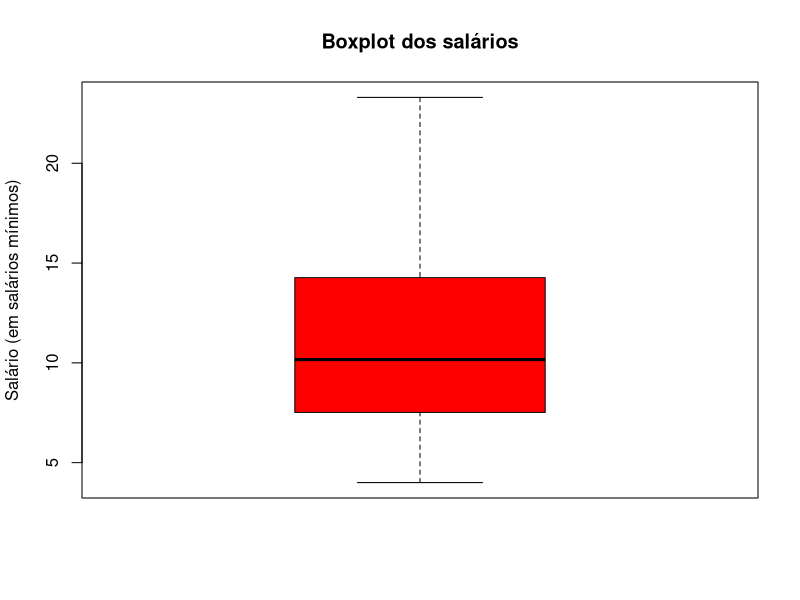
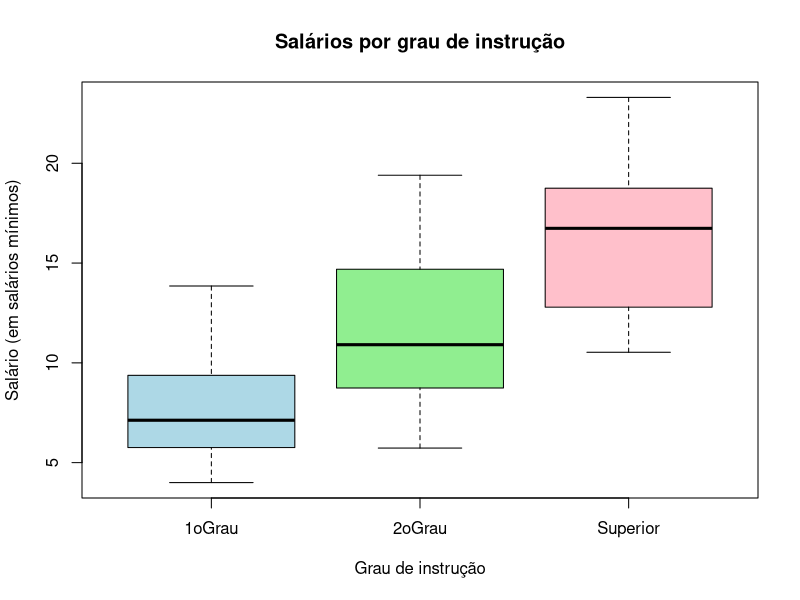

Source code (R) for these figures, in order:
## ---- chunk 1
# Dados do arquivo dados-bussab.txt, incluídos aqui para deixar o relatório em um só arquivo.
dados_txt <- c(
  "1 solteiro 1oGrau 0 4.00 26 3 interior",
  "2 casado 1oGrau 1 4.56 32 10 capital",
  "3 casado 1oGrau 2 5.25 36 5 capital",
  "4 solteiro 2oGrau 0 5.73 20 10 outro",
  "5 solteiro 1oGrau 0 6.26 40 7 outro",
  "6 casado 1oGrau 0 6.66 28 0 interior",
  "7 solteiro 1oGrau 0 6.86 41 0 interior",
  "8 solteiro 1oGrau 0 7.39 43 4 capital",
  "9 casado 2oGrau 1 7.59 34 10 capital",
  "10 solteiro 2oGrau 0 7.44 23 6 outro",
  "11 casado 2oGrau 2 8.12 33 6 interior",
  "12 solteiro 1oGrau 0 8.46 27 11 capital",
  "13 solteiro 2oGrau 0 8.74 37 5 outro",
  "14 casado 1oGrau 3 8.95 44 2 outro",
  "15 casado 2oGrau 0 9.13 30 5 interior",
  "16 solteiro 2oGrau 0 9.35 38 8 outro",
  "17 casado 2oGrau 1 9.77 31 7 capital",
  "18 casado 1oGrau 2 9.80 39 7 outro",
  "19 solteiro Superior 0 10.53 25 8 interior",
  "20 solteiro 2oGrau 0 10.76 37 4 interior",
  "21 casado 2oGrau 1 11.06 30 9 outro",
  "22 solteiro 2oGrau 0 11.59 34 2 capital",
  "23 solteiro 1oGrau 0 12.00 41 0 outro",
  "24 casado Superior 0 12.79 26 1 outro",
  "25 casado 2oGrau 2 13.23 32 5 interior",
  "26 casado 2oGrau 2 13.60 35 0 outro",
  "27 solteiro 1oGrau 0 13.85 46 7 outro",
  "28 casado 2oGrau 0 14.69 29 8 interior",
  "29 casado 2oGrau 5 14.71 40 6 interior",
  "30 casado 2oGrau 2 15.99 35 10 capital",
  "31 solteiro Superior 0 16.22 31 5 outro",
  "32 casado 2oGrau 1 16.61 36 4 interior",
  "33 casado Superior 3 17.26 43 7 capital",
  "34 solteiro Superior 0 18.75 33 7 capital",
  "35 casado 2oGrau 2 19.40 48 11 capital",
  "36 casado Superior 3 23.30 42 2 interior"
)
dados <- read.table(text = paste(dados_txt, collapse = "\n"), header = FALSE)
names(dados) <- c("funcionario", "estado_civil", "grau_instrucao", "filhos",
                  "salario", "idade_anos", "idade_meses", "regiao")
dados$grau_instrucao <- as.factor(dados$grau_instrucao)
## ---- chunk 2
# Comando para importação direta do arquivo:
# dados <- read.table("dados-bussab.txt", header = FALSE)

# Leitura a partir do objeto dados_txt já carregado no relatório
dados <- read.table(text = paste(dados_txt, collapse = "\n"), header = FALSE)

# Seis primeiras observações
head(dados, 6)
## ---- chunk 3
# Número de observações (linhas)
nrow(dados)

# Número de variáveis (colunas)
ncol(dados)
## ---- chunk 4
# Atribuição de nomes às variáveis
names(dados) <- c("funcionario", "estado_civil", "grau_instrucao", "filhos",
                  "salario", "idade_anos", "idade_meses", "regiao")
names(dados)
## ---- chunk 5
# Estrutura inicial do banco
str(dados)
## ---- chunk 6
# Conversões de tipo
dados$funcionario <- as.character(dados$funcionario)
dados$estado_civil <- factor(dados$estado_civil)
dados$grau_instrucao <- factor(dados$grau_instrucao,
                               levels = c("1oGrau", "2oGrau", "Superior"),
                               ordered = TRUE)
dados$regiao <- factor(dados$regiao)

# Estrutura após as conversões
str(dados)
## ---- chunk 7
# Criação da idade em anos com parte fracionária
dados$idade <- dados$idade_anos + dados$idade_meses / 12

# Seis primeiras observações das colunas de idade
head(dados[, c("idade_anos", "idade_meses", "idade")], 6)
## ---- chunk 8
# Estado civil
freq_abs_ec <- table(dados$estado_civil)
freq_rel_ec <- prop.table(freq_abs_ec)
tabela_ec <- data.frame(
  Estado_civil = names(freq_abs_ec),
  Freq_absoluta = as.vector(freq_abs_ec),
  Freq_relativa = round(as.vector(freq_rel_ec), 4)
)
tabela_ec

# Grau de instrução
freq_abs_gi <- table(dados$grau_instrucao)
freq_rel_gi <- prop.table(freq_abs_gi)
tabela_gi <- data.frame(
  Grau_instrucao = names(freq_abs_gi),
  Freq_absoluta = as.vector(freq_abs_gi),
  Freq_relativa = round(as.vector(freq_rel_gi), 4)
)
tabela_gi

# Região de procedência
freq_abs_reg <- table(dados$regiao)
freq_rel_reg <- prop.table(freq_abs_reg)
tabela_reg <- data.frame(
  Regiao = names(freq_abs_reg),
  Freq_absoluta = as.vector(freq_abs_reg),
  Freq_relativa = round(as.vector(freq_rel_reg), 4)
)
tabela_reg
## ---- chunk 9
# Estado civil (%)
tabela_ec_pct <- data.frame(
  Estado_civil = names(freq_abs_ec),
  Porcentagem = round(as.vector(freq_rel_ec) * 100, 2)
)
tabela_ec_pct

# Grau de instrução (%)
tabela_gi_pct <- data.frame(
  Grau_instrucao = names(freq_abs_gi),
  Porcentagem = round(as.vector(freq_rel_gi) * 100, 2)
)
tabela_gi_pct

# Região de procedência (%)
tabela_reg_pct <- data.frame(
  Regiao = names(freq_abs_reg),
  Porcentagem = round(as.vector(freq_rel_reg) * 100, 2)
)
tabela_reg_pct
## ---- chunk 10
# Moda de Estado civil
names(which.max(freq_abs_ec))

# Moda de Grau de instrução
names(which.max(freq_abs_gi))

# Moda de Região de procedência
names(which.max(freq_abs_reg))
## ---- chunk 11
freq_abs_filhos <- table(dados$filhos)
freq_rel_filhos <- prop.table(freq_abs_filhos)

tabela_filhos <- data.frame(
  Filhos = as.numeric(names(freq_abs_filhos)),
  Freq_abs = as.vector(freq_abs_filhos),
  Freq_rel = round(as.vector(freq_rel_filhos), 4),
  Porcentagem = round(as.vector(freq_rel_filhos) * 100, 2),
  Freq_ac_abs = as.vector(cumsum(freq_abs_filhos)),
  Freq_ac_rel = round(as.vector(cumsum(freq_rel_filhos)), 4),
  Freq_ac_pct = round(as.vector(cumsum(freq_rel_filhos)) * 100, 2)
)
tabela_filhos
## ---- chunk 12
# Amplitude
amplitude <- max(dados$salario) - min(dados$salario)
amplitude

# Variância amostral
variancia <- var(dados$salario)
variancia

# Desvio-padrão amostral
desvio_padrao <- sd(dados$salario)
desvio_padrao

# Coeficiente de variação
cv <- desvio_padrao / mean(dados$salario) * 100
cv
## ---- chunk 13
# Quartis
quartis <- quantile(dados$salario)
quartis

# Intervalo interquartílico
AIQ <- quartis[4] - quartis[2]
AIQ
## ---- chunk 14
limite_inferior <- quartis[2] - 1.5 * AIQ
limite_superior <- quartis[4] + 1.5 * AIQ
limite_inferior
limite_superior

outliers <- dados$salario[dados$salario < limite_inferior |
                          dados$salario > limite_superior]
outliers
## ---- chunk 15
# Boxplot dos salários
boxplot(dados$salario, main = "Boxplot dos salários",
        ylab = "Salário (em salários mínimos)", col = "red")
## ---- chunk 16
# Média dos salários por grau de instrução
media <- aggregate(salario ~ grau_instrucao, data = dados, mean)

# Mediana dos salários por grau de instrução
mediana <- aggregate(salario ~ grau_instrucao, data = dados, median)

# Desvio-padrão dos salários por grau de instrução
desvio <- aggregate(salario ~ grau_instrucao, data = dados, sd)
## ---- chunk 17
tabela <- data.frame(
  Grau_de_instrucao = media$grau_instrucao,
  Media = round(media$salario, 2),
  Mediana = round(mediana$salario, 2),
  Desvio_padrao = round(desvio$salario, 2)
)
tabela
## ---- chunk 18
tabela$Grau_de_instrucao[which.max(tabela$Media)]
tabela$Grau_de_instrucao[which.max(tabela$Desvio_padrao)]
## ---- chunk 19
# Boxplot dos salários por grau de instrução
boxplot(salario ~ grau_instrucao, data = dados,
        main = "Salários por grau de instrução",
        xlab = "Grau de instrução",
        ylab = "Salário (em salários mínimos)",
        col = c("lightblue", "lightgreen", "pink"))
